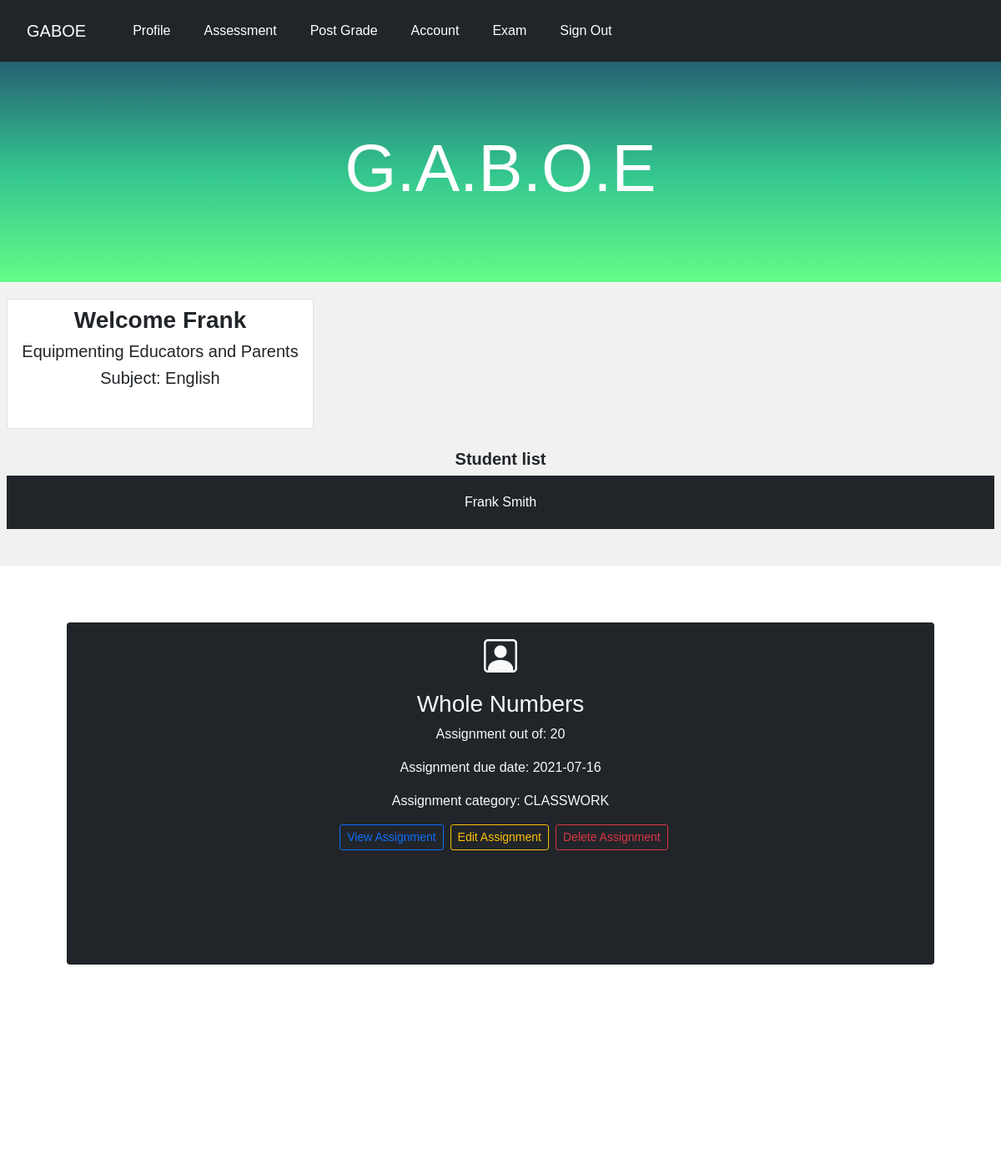
Before: /profile (signed in, upper part) with the older database file.
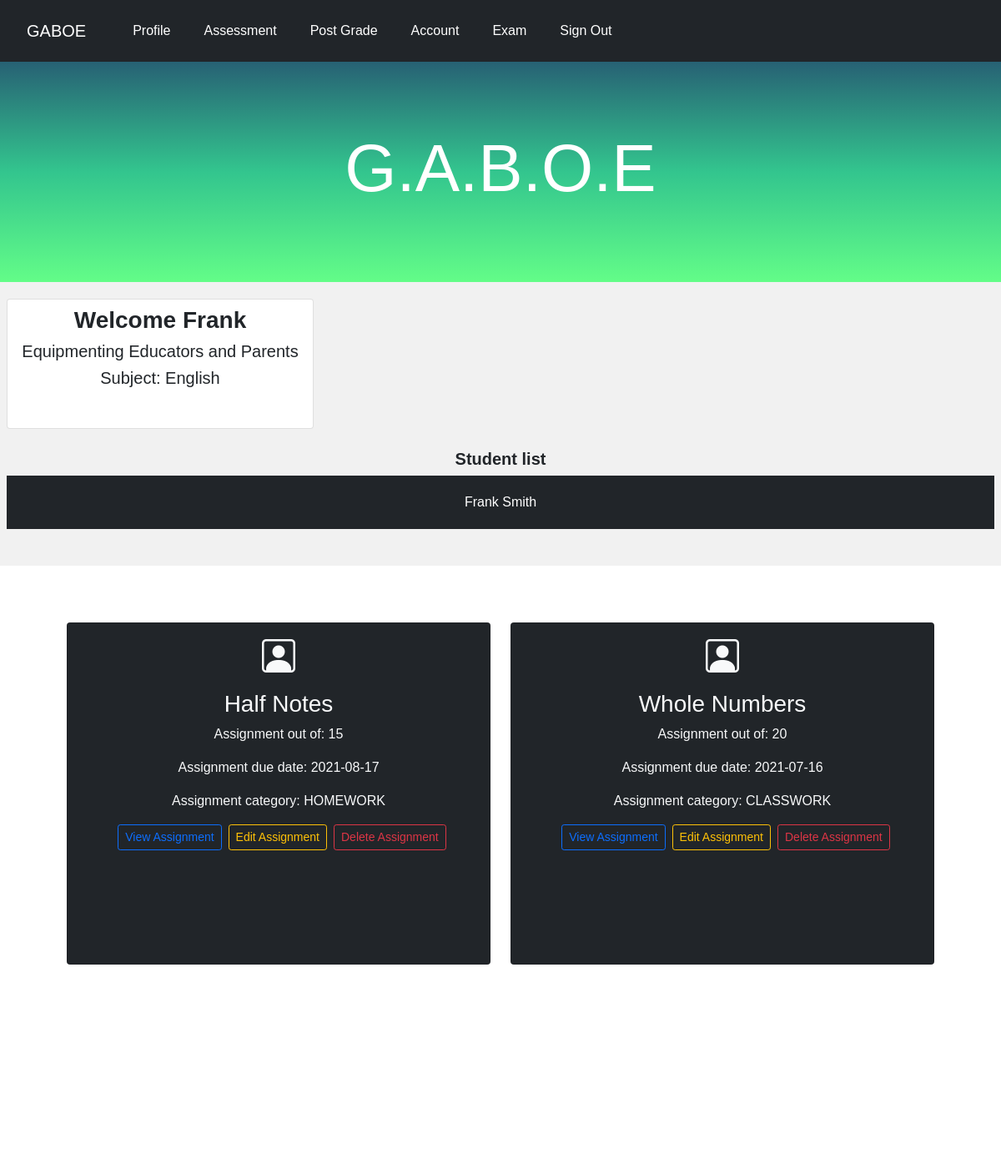
After: the same page with the newer database file.
### tables this page shows
CREATE TABLE teacher (id INTEGER, first_name TEXT NOT NULL, last_name TEXT NOT NULL, email TEXT NOT NULL UNIQUE,
              subject TEXT NOT NULL, hash TEXT NOT NULL, PRIMARY KEY(id));

CREATE TABLE 'student' (id INTEGER, first_name TEXT NOT NULL, last_name TEXT NOT NULL, email TEXT NOT NULL UNIQUE,
              parent TEXT NOT NULL,'parent_email' text NOT NULL, phone_number TEXT NOT NULL,'hash' TEXT NOT NULL,PRIMARY KEY(id));

CREATE TABLE assignment (assignment_id INTEGER NOT NULL, teacher_id INTEGER NOT NULL,
              title TEXT NOT NULL, total_mark INTEGER NOT NULL, date TEXT NOT NULL, category TEXT NOT NULL,
               PRIMARY KEY(assignment_id), FOREIGN KEY(teacher_id) REFERENCES teacher(id));

### application.py (the view)
@app.route("/profile", methods=["GET", "POST"])
@login_required
def profile():
    current_user = session["teacher_id"]
    name = db.execute("SELECT first_name, subject FROM teacher WHERE id =? ", current_user)
    students = db.execute("SELECT first_name, last_name, std.id FROM student AS std INNER JOIN class AS cl ON cl.student_id = std.id WHERE cl.teacher_id = ? GROUP BY first_name ", current_user)
    details = db.execute("""SELECT DISTINCT std.first_name,std.last_name, scr.students_score, asign.title, asign.total_mark, asign.date, asign.teacher_id
                             FROM student AS std Inner JOIN scores AS scr ON scr.student_id = std.id Inner JOIN assignment AS asign
                             ON asign.assignment_id = scr.student_assignment_id WHERE asign.teacher_id = ? GROUP BY score_id
                             HAVING student_assignment_id > 0""", current_user)
    assignment = db.execute("SELECT title, total_mark,assignment_id, category, date FROM assignment WHERE teacher_id = ? ORDER BY assignment_id DESC", current_user)
    return render_template("profile.html", name=name,details=details, students=students, assignments=assignment)

### helper.py (called while the page is built)
def login_required(f):
    @wraps(f)
    def decorated_function(*args, **kwargs):
            if session.get("teacher_id") is None:
                return redirect("/")
            return f(*args, **kwargs)
    return decorated_function

### templates/profile.html (shortened to what this page needs)
{% extends "layout.html" %}
            {% block header %}
          <h1>G.A.B.O.E</h1>
          {%endblock%}
         {% block main %}
        <div class="row">
          <div class="side">
         <div class="card mb-2 pt-2 pl-l" style="width: 23rem;">
            {% for teacher in name %}
            <h3 class="text-center"><b> Welcome {{ teacher["first_name"]}}</b></h3>
            <h5 class="text-center">Equipmenting Educators and Parents</h5>
            <h5 class="text-center mb-5"> Subject: {{ teacher.subject }}</h5>
            {% endfor %}
         </div>
            <h5 class="text-center mt-4"><b>Student list</b></h5>
            {% for name in students %}
            <div class="fakeimg bg-dark text-center">
                <a class="bg-dark" href="/student_profile/{{name.id}}" style="text-decoration:none; color:white; height:50px;">{{ name.first_name }} {{name.last_name }}</a>
                </div><br>
                  {%endfor%}
              </div>
           <div class="main">
              <section class="p-5">
                  <div class="container">
                    <div class="row text-center">
                {% for assignment in assignments %}
                    <div class="col-md mb-3">
                    <div class="card bg-dark text-light px-3">
                    <div class="card-body text-center">
                        <div class="h1 mb-3">
                            <i class=" bi bi-person-square"></i>
                        </div>
                        <h3 class="card-title">
                           {{assignment.title}}
                        </h3>
                        <p class="card-text">
                            Assignment out of: {{assignment.total_mark}}
                        </P>
                        <p class="card-text">
                            Assignment due date: {{assignment.date}}
                        </p>
                        <p class="card-text">
                            Assignment category: {{assignment.category}}
                        </p>
                        <div class="d-flex flex-row justify-content-center mb-3">
                          <a href="/assignment/{{assignment.assignment_id}}" class="btn btn-outline-primary btn-sm ms-2">View Assignment</a>
                          <a href="/edit/{{assignment.assignment_id}}" class="btn btn-outline-warning btn-sm ms-2">Edit Assignment</a>
                          <a href="/delete/{{assignment.assignment_id}}" class="btn btn-outline-danger btn-sm ms-2 ">Delete Assignment</a>
                        </div>
                    </div>
                  </div>
                 </div>
                   {% endfor %}
              </section>
            </div>
            </div>
    {% endblock %}

Changed rows visible on the page:
added assignment: title "Half Notes", total_mark "15", date "2021-08-17", category "HOMEWORK"
